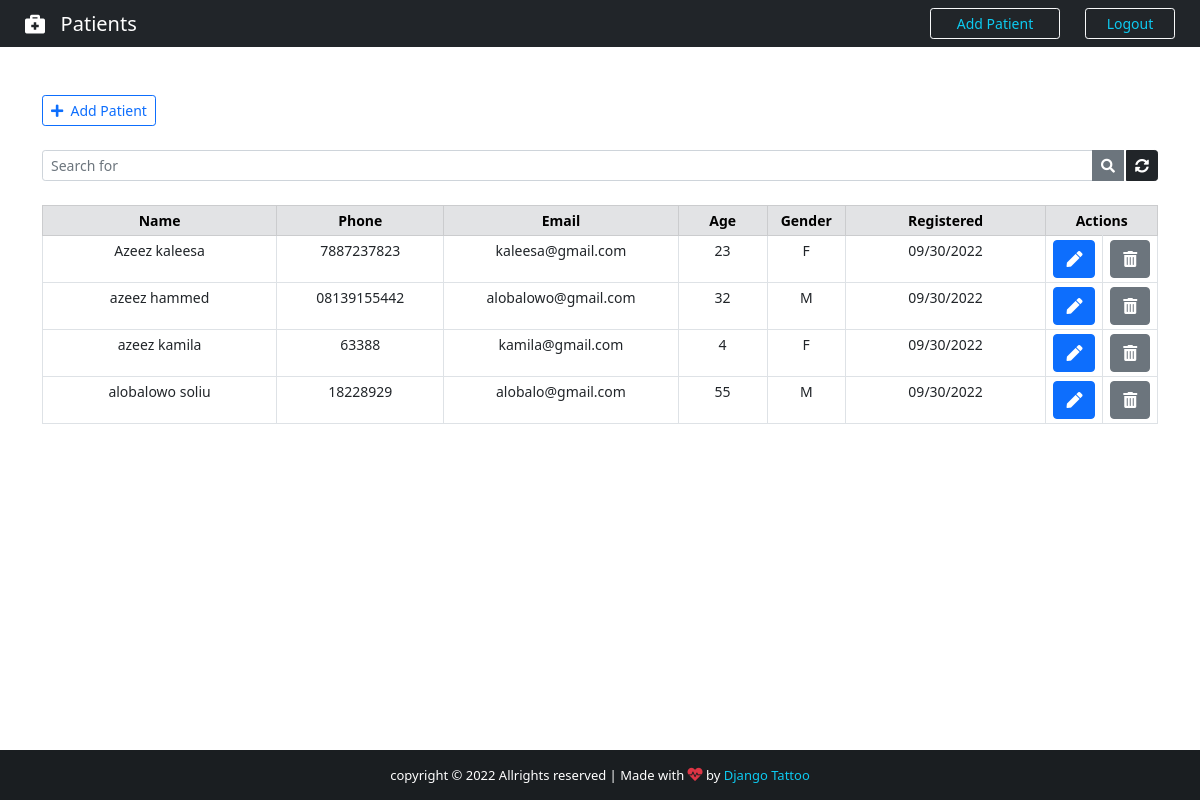
The app's page /patients/ (signed in), older data.
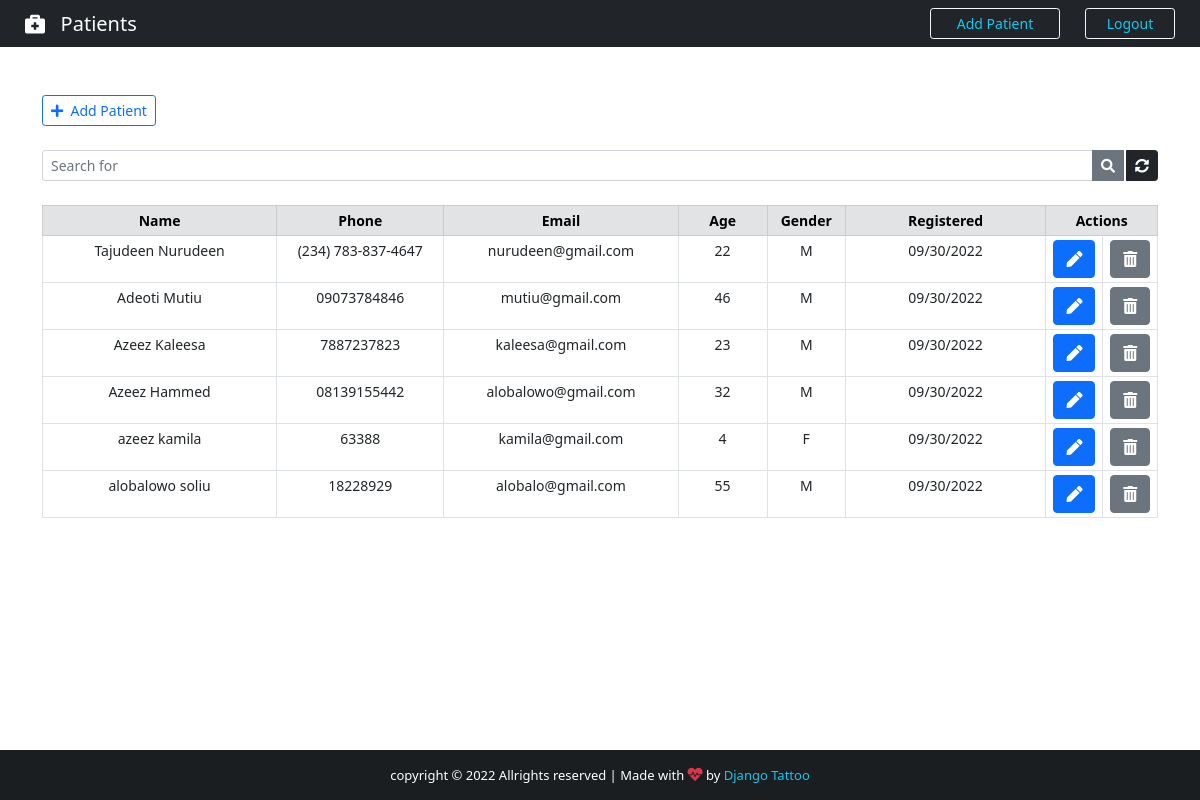
The same page, newer data.
### app/models.py (models this page shows, shortened)
class Patient(models.Model):
    GENDER = (
        ('F', 'F'),
        ('M', 'M'),
    )
    id = models.IntegerField(primary_key=True)
    name = models.CharField(max_length=100)
    phone = models.CharField(max_length=100)
    email = models.CharField(max_length=100)
    age = models.CharField(max_length=100)
    gender = models.CharField(max_length=100, null=True, choices=GENDER)
    description = models.TextField(max_length=200, blank=True, null=True)
    created_at = models.DateTimeField(auto_now_add=True)

### app/views.py (the view)
# urls.py: path('patients/', views.Patients, name='patients'),
@cache_control(no_cache=True, must_revalidate=True, no_store=True)
@login_required(login_url='login')
def Patients(request):
    if 'q' in request.GET:
        q = request.GET['q']
        patients = Patient.objects.filter(
            Q(name__icontains=q) | Q(phone=q) | Q(email=q) | Q(age=q) | Q(gender=q) | Q(description=q)
        ).order_by('-created_at')
    else:
        patients = Patient.objects.all().order_by('-created_at')
    paginator = Paginator(patients, 10)
    page = request.GET.get('page')
    patients = paginator.get_page(page)
    context = {
        'patients': patients,
    }
    return render(request, 'app/patients.html', context)

### app/templates/app/patients.html (shortened to what this page needs)
{% extends 'base.html' %}
{% block content %}
<div class="container">
    <br><br>
    <div class="d-flex justify-content-between">
        <a href="{% url 'add-patient' %}" class="btn btn-outline-primary btn-sm"><i class="fas fa-plus"></i>&nbsp;&nbsp;Add Patient</a>
    </div>
    <form>
        <div class="input-group input-group-sm mb-3 mt-4">
            <input name="q" type="text" class="form-control" placeholder="Search for" value="{{request.GET.q}}">
            <button class="btn btn-secondary"><i class="fas fa-search"></i></button>
            <a href="{% url 'patients' %}" class="btn btn-dark" style="margin-left: 2px;"><i class="fas fa-sync-alt"></i></a>
        </div>
    </form>
    <center>
        <table class="table table-bordered table-sm mt-4" style="text-align: center; font-size: 14px;">
            <thead class="table-secondary">
                <tr>
                    <th style="width: 21%;">Name</th>
                    <th style="width: 15%;">Phone</th>
                    <th style="width: 21%;">Email</th>
                    <th style="width: 8%;">Age</th>
                    <th style="width: 7%;">Gender</th>
                    <th style="width: 18%;">Registered</th>
                    <th style="width: 10%;" colspan="2">Actions</th>
                </tr>
            </thead>
            {% for patient in patients %}
            <tr>
               <td>{{patient.name}}</td>
               <td>{{patient.phone}}</td>
               <td>{{patient.email}}</td>
               <td>{{patient.age}}</td>
               <td>{{patient.gender}}</td>
               <td>{{patient.created_at | date:'m/d/Y'}}</td>
               <td>
                    <a class="btn btn-primary" href="{% url 'edit-patient' patient.id %}" title="Edit Patient">
                        <i class="fas fa-pen"></i>
                    </a>
               </td>
               <td>
                <a class="btn btn-secondary" href="{% url 'delete-patient' patient.id %}" title="Delete Patient">
                    <i class="fas fa-trash-alt"></i>
                </a>
           </td>
            </tr>
            {% endfor %}
        </table>
    </center>
</div>
{% endblock content %}

### templates/base.html (shortened to what this page needs)
{% load static %}
<!DOCTYPE html>
<html lang="en">
<head>
    <link href="https://cdn.jsdelivr.net/npm/bootstrap@5.0.2/dist/css/bootstrap.min.css" rel="stylesheet">
   <link rel="stylesheet" href="https://use.fontawesome.com/releases/v5.13.0/css/all.css">
    <link href="{% static 'css/styles.css' %}" rel="stylesheet">
</head>
<body>
    <div class="wrapper">
        {% include 'navbar.html' %}
        {% block content %}
        {% endblock content %}
    </div>
    {% include 'footer.html' %}
</body>
</html>

### templates/navbar.html
<header>
    <nav class="navbar navbar-expand-ld navbar-dark bg-dark">
        <div class="col-sm">
            <a class="navbar-brand flex-grow-1" style="text-align: center; color: white; margin-left:25px;">
                {% if '/patients/' in request.path %}
                <i class="fas fa-briefcase-medical"></i>&nbsp;&nbsp; Patients
                {% elif '/loginpage/' in request.path %}
                <i class="fas fa-lock"></i>&nbsp;&nbsp; Login
                {% elif '/edit_patient/' in request.path %}
                <i class="fas fa-lock"></i>&nbsp;&nbsp; Edit Patient
                {% elif '/add_patient/' in request.path %}
                <i class="fas fa-lock"></i>&nbsp;&nbsp; Add Patient
                {% else %}
                <i class="fas fa-briefcase-medical"></i>&nbsp;&nbsp; Hospital
                {% endif %}
            </a>
        </div>
        <div class="col-sm">
            {% if request.user.is_authenticated %}
            <a href="{% url 'logout' %}" class="btn btn-outline-info border-light btn-sm" id="btn-nav">Logout</a>
            <a href="{% url 'add-patient' %}" class="btn btn-outline-info border-light btn-sm" style="width: 130px;" id="btn-nav">Add Patient</a>
            {% else %}
            <a href="{% url 'login' %}" class="btn btn-outline-info border-light btn-sm" id="btn-nav">Login</a>
            {% endif %}
        </div>
    </nav>
</header>

### templates/footer.html
<footer class="bg-dark text-center text-lg-start" id="footer" style="color: white;">
    <div class="text-center p-3" style="background-color: rgba(0, 0, 0, 0.2);">
        copyright &copy; {% now "Y" %} Allrights reserved | Made with
        <i class="text-danger fas fa-heartbeat" style="font-size: 15px;"></i> by
        <a href="#" target="_blank" style="color:#0dcaf0; text-decoration:none;">Django Tattoo</a>
    </div>
</footer>

### static/css/styles.css (style rules this page uses)
htnl, body { height: 100%; margin: 0; max-width: 100%; }
#btn-nav { width: 90px; float: right; margin-right: 25px; }
.wrapper { min-height: 100%; margin-bottom: -50px; }
#footer { position: absolute; width: 100%; bottom: 0; height: 50px; font-size: 13px; }

Row changes from the older to the newer data that the page shows:
added Patient: name "Tajudeen Nurudeen", phone "(234) 783-837-4647", email "nurudeen@gmail.com", age "22", gender "M", created_at "09/30/2022"
added Patient: name "Adeoti Mutiu", phone "09073784846", email "mutiu@gmail.com", age "46", gender "M", created_at "09/30/2022"
changed Patient "kaleesa@gmail.com": name "Azeez kaleesa" → "Azeez Kaleesa"; gender "F" → "M"
changed Patient "alobalowo@gmail.com": name "azeez hammed" → "Azeez Hammed"
